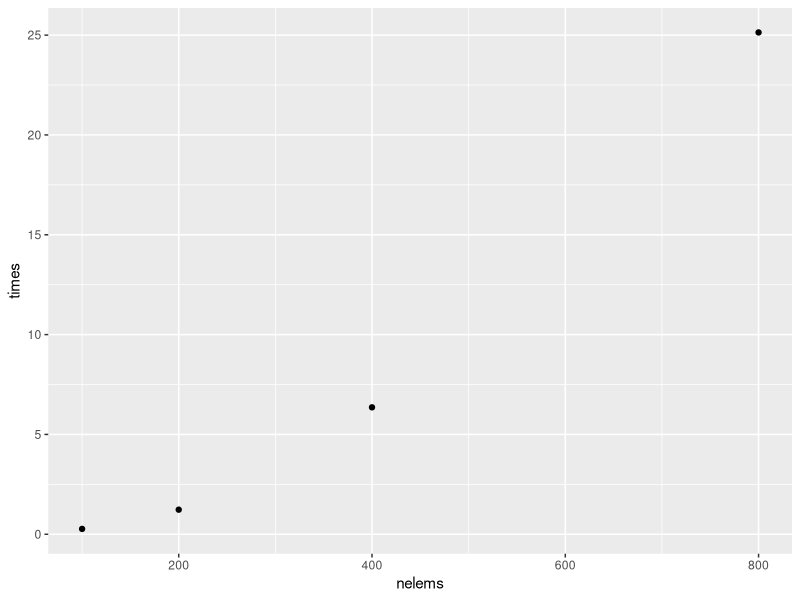
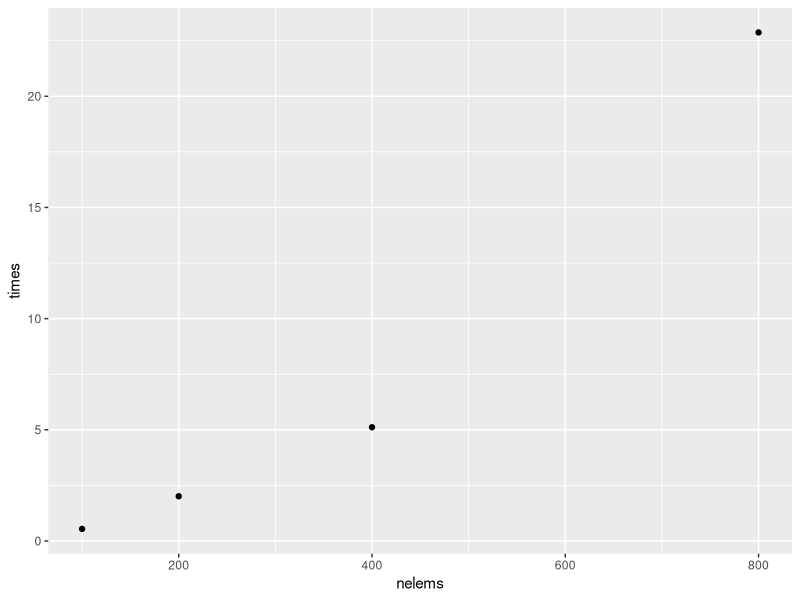

The R script that drew these images, in order: (Note: this script raises an error after producing the figures.)
## ---- chunk 1
knitr::opts_chunk$set(echo = TRUE)

library(ggplot2)
library(parallel)

## ---- chunk 2

getSetOverlap <- function(x,y){
  return(1 - (length(intersect(x,y))*(1/length(x) + 1/length(y))/2))
}

voverlap <- Vectorize(getSetOverlap, vectorize.args="x")
## ---- chunk 3
nelem <- 4
m1 <- rep(list(c()),nelem)
for (i in 1:nelem){
  m1[[i]] <- sample(letters[1:3], sample(1:3,1))
}
mouter<-outer(m1,m1,Vectorize(getSetOverlap))
print(m1)
print(mouter)
## ---- chunk 4
#Timing test

nelems <- c(100,200,400,800)
times <- c()

for (nelem in nelems){
  st <- Sys.time()
  m1 <- rep(list(c()),nelem)
  for (i in 1:nelem){
    m1[[i]] <- sample(letters, sample(1:10,1))
  }
  mouter<-outer(m1,m1,Vectorize(getSetOverlap))
  
  times <- c(times, difftime(Sys.time(),st,units="secs"))
}

qplot(nelems,times)

## ---- chunk 5
nelems <- c(100,200,400,800)
times <- c()

for (nelem in nelems){
  st <- Sys.time()
  m1 <- rep(list(c()),nelem)
  for (i in 1:nelem){
    m1[[i]] <- sample(letters, sample(1:10,1))
  }
  msapply<-sapply(m1, function(x) voverlap(m1,x))
  
  times <- c(times, difftime(Sys.time(),st,units="secs"))
}

qplot(nelems,times)
## ---- chunk 6
nelem <- 100

m1 <- rep(list(c()),nelem)
for (i in 1:nelem){
  m1[[i]] <- sample(letters, sample(1:10,1))
}

mouter<-outer(m1,m1,Vectorize(getSetOverlap))

msapply<-sapply(m1, function(x) voverlap(m1,x))

identical(mouter,msapply)

## ---- chunk 7
no_cores <- detectCores()
 
# Initiate cluster
cl <- makeCluster(no_cores)


clusterExport(cl,"voverlap")

nelems <- c(100,200,400,800,1600)
times <- c()

for (nelem in nelems){
  st <- Sys.time()
  m1 <- rep(list(c()),nelem)
  
  for (i in 1:nelem){
    m1[[i]] <- sample(letters, sample(1:10,1))
  }
  clusterExport(cl, "m1")
  
  distancematrix<-parSapply(cl, m1, function(x) voverlap(m1,x))
  
  times <- c(times, difftime(Sys.time(),st,units="secs"))
}

stopCluster(cl)

qplot(nelems,times)

## ---- chunk 8
nelem <- 400
m1 <- rep(list(c()),nelem)
for (i in 1:nelem){
  m1[[i]] <- sample(letters[1:10], sample(1:3,1))
}

distancematrix<-sapply(m1, function(x) voverlap(m1,x))
num_clusters <- 30
hc <- hclust(as.dist(distancematrix))
plot(hc,labels=FALSE)

rect.hclust(hc,k=num_clusters)
## ---- chunk 9
dfClust <- data.frame(seq(1:length(m1)), cutree(hc, k=num_clusters))
names(dfClust) <- c('Vname','cluster')

dfClust$Vname <- sapply(m1, function(x) paste(sort(x), collapse=""))

# visualize the groupings
plot(table(dfClust$cluster))
title(paste('Average number of vectors per cluster:', mean(table(dfClust$cluster))))

## ---- chunk 10
# lets look at the top groups and see what the algorithm did:

# Order clusters by size
t <- table(dfClust$cluster)
t <- cbind(t,t/length(dfClust$cluster))
t <- t[order(t[,2], decreasing=TRUE),]
p <- data.frame(factorName=rownames(t), binCount=t[,1], percentFound=t[,2])

dfClust <- merge(x=dfClust, y=p, by.x = 'cluster', by.y='factorName', all.x=T)

dfClust <- dfClust[rev(order(dfClust$binCount)),]

dfClust<-dfClust[c('Vname','cluster')]

topclusters <- as.numeric(as.character(head(p$factorName)))

for (k in topclusters){
  writeLines(paste("Cluster number:",k))
  writeLines("------")
  writeLines(paste(dfClust[dfClust$cluster == k,"Vname"], collapse="\n"))
  writeLines("------")
  
}

